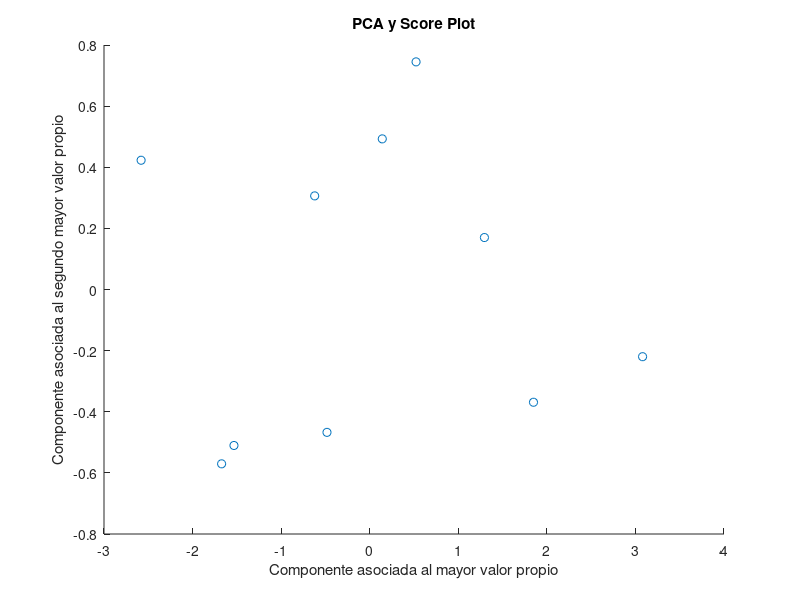
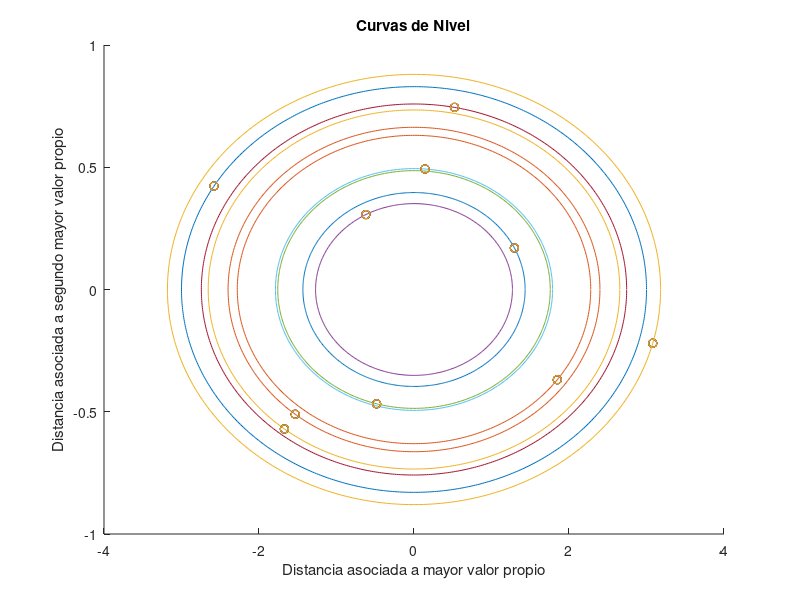
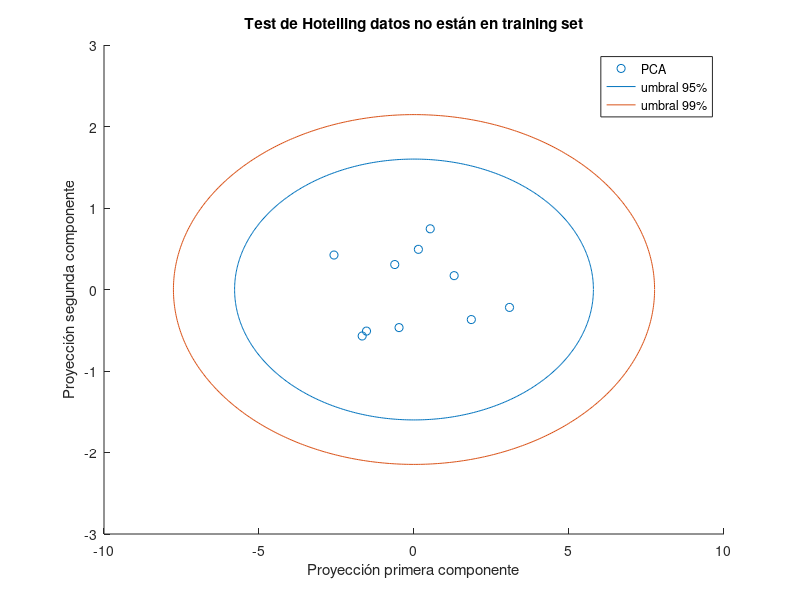
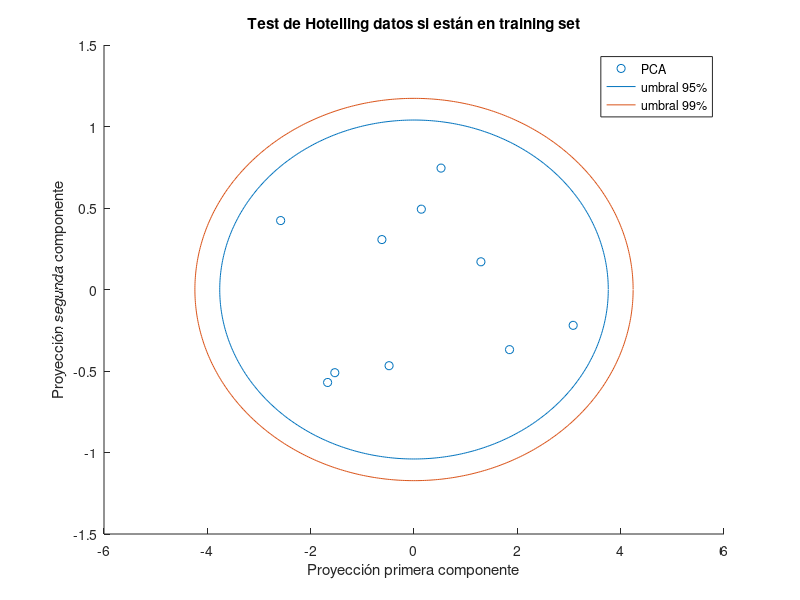

MATLAB code for these plots, in order:
%control 2
%datos
datos=[0.164 0.079 0.005; 
       0.149 0.254 0.255; 
       0.126 0.215 0.252; 
       0.509 0.302 0.267; 
       0.321 0.426 0.367; 
       0.577 0.565 0.291; 
       0.667 0.655 0.291; 
       0.704 0.741 0.470; 
       0.779 0.687 0.646; 
       0.886 1.070 0.717];
   
%promedio
mean=[0.4882 0.4994 0.3561];
%desviación
std=[0.26626558 0.28458011 0.19700937];
%covarianza dtos sin normalizar
%covsn= [0.078775 0.0775590 0.046353; 0.077559 0.089984 0.054693; 0.046353 0.054693 0.043125];
%normalizar datos

norma=(datos-mean)./std;
covn=((norma).'*norma)/9;


[vectorpropio valorpropio]=eig(covn);

x=vectorpropio(:,[3]);
y=vectorpropio(:,[2]);

P=[x y];

Y=norma*P;

figure
scatter(Y(:,1),Y(:,2))
title('PCA y Score Plot')
xlabel('Componente asociada al mayor valor propio')
ylabel('Componente asociada al segundo mayor valor propio')

m_diag=[3.03410 0;0 0.2320];


vector=0:0.01:2*pi;

n=10;
for i=1:1:n
   z(i,1)= norma(i,:)*P*inv(m_diag)*P.'*norma(i,:).';
end



figure
hold on
title('Curvas de Nivel')
xlabel('Distancia asociada a mayor valor propio')
ylabel('Distancia asociada a segundo mayor valor propio')
n=10;
for i = 1:1:n
    a = sqrt(3.0341*z(i)); 
    b = sqrt(0.2320*z(i)); 
    x_elip = a*cos(vector); 
    y_elip = b*sin(vector); 
    plot(x_elip,y_elip) 
    scatter(Y(:,1),Y(:,2)) 
end

vec_diag=[3.0341 0.2320];
%total de componentes, a, coef Fisher, nu para 95% y 99% y a y b para 99% y
%95%
n=10;
a=2;

F_95_no= 4.46; 
F_95_si=4.74; 
F_99_no= 8.02;
F_99_si=9.55; 

nu95_nt=a*(n^2-1)*F_95_no/(n*(n-a));
nu95_t = ((n-1)^2)*(a/(n-a-1))*F_95_si/(n*(1+(a*F_95_si)/(n-a-1)));
nu99_nt = a*(n^2 - 1)*F_99_no/(n*(n-a));
nu99_t = (n-1)^2*(a/(n-a-1))*F_99_si/(n*(1+(a*F_99_si)/(n-a-1)));

a_95 = sqrt((vec_diag(:,[1]))*nu95_nt);
a_99 = sqrt((vec_diag(:,[1]))*nu99_nt);
b_95 = sqrt((vec_diag(:,[2]))*nu95_nt);
b_99 = sqrt((vec_diag(:,[2]))*nu99_nt);


%parametrización para 95%
vector_x95=a_95*cos(vector);
vector_y95=b_95*sin(vector);
%parametrización para 99%
vector_x99=a_99*cos(vector);
vector_y99=b_99*sin(vector);
%graficar
figure
hold on
scatter(Y(:,1),Y(:,2))
plot(vector_x95,vector_y95)
plot(vector_x99,vector_y99)
title("Test de Hotelling datos no están en training set")
xlabel("Proyección primera componente")
ylabel("Proyección segunda componente")
legend('PCA','umbral 95%','umbral 99%')

a_95_t = sqrt((vec_diag(:,[1]))*nu95_t);
a_99_t = sqrt((vec_diag(:,[1]))*nu99_t);
b_95_t = sqrt((vec_diag(:,[2]))*nu95_t);
b_99_t = sqrt((vec_diag(:,[2]))*nu99_t);

%parametrización para 95%
vector_x95_t=a_95_t*cos(vector);
vector_y95_t=b_95_t*sin(vector);
%parametrización para 99%
vector_x99_t=a_99_t*cos(vector);
vector_y99_t=b_99_t*sin(vector);

figure
hold on
scatter(Y(:,1),Y(:,2))
plot(vector_x95_t,vector_y95_t)
plot(vector_x99_t,vector_y99_t)
title("Test de Hotelling datos si están en training set")
xlabel("Proyección primera componente")
ylabel("Proyección segunda componente")
legend('PCA','umbral 95%','umbral 99%')
